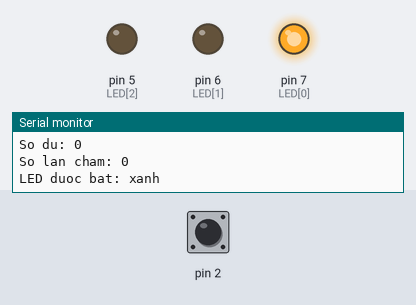
Bench run of a sketch on a simulated Arduino Uno, built with avr-gcc and run on an emulated ATmega328P. Parts: output pins drawn as LEDs (lit = HIGH), the last lines printed to the serial monitor. Dashed ring = blinking. The inputs (shaded band) are chosen by the test bench; at power-on: pin 2 HIGH.

Above: at 1.2 s.
1.3 s: pin 2 driven LOW
At 2.0 s:
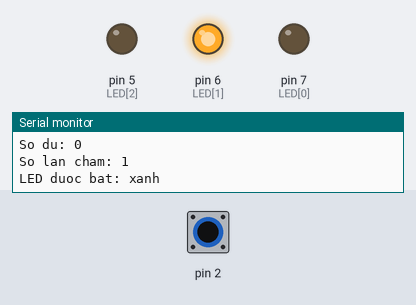
2.8 s: pin 2 pulsed HIGH 5 times (0.12 s each, 0.3 s apart)
At 3.07 s:
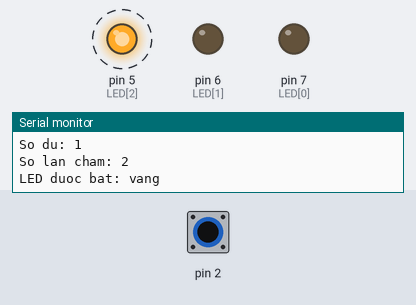
Timing chart, 0 to 5.8 s (numbered marks = the images above; inputs shaded):
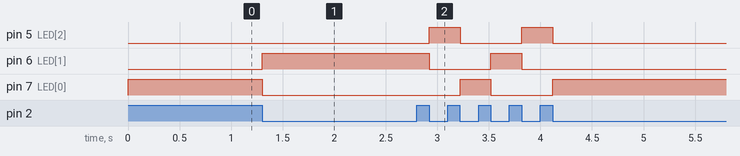

Measured:
- after the input at 1.3 s, pin 6 (LED[1]): LOW → HIGH at once; pin 7 (LED[0]): HIGH → LOW at once
- after the input at 2.8 s, pin 5 (LED[2]): alternates HIGH for 0.30 s and LOW for 0.60 s, 4 changes in all, then stays LOW, starting after 0.12 s; pin 6 (LED[1]): HIGH → LOW after 0.12 s, → HIGH 0.60 s later, → LOW 0.30 s later; pin 7 (LED[0]): LOW → HIGH after 0.42 s, → LOW 0.30 s later, → HIGH 0.60 s later

The sketch:

ND10_Pro.ino
```cpp
const byte touch = 2;
const byte LED[3] = {7, 6, 5};
volatile int dem = 0;
unsigned long lastTime = 0;
unsigned long fixedTime = 50;
const char* color;

void setup() {
  Serial.begin(9600);
  for (int i = 0; i < 3; i++) {
    pinMode(LED[i], OUTPUT);
    digitalWrite(LED[i], LOW);
  }
  attachInterrupt(0, isr, FALLING);
}

void isr() {
  if (millis() - lastTime > fixedTime) {
    dem++;
    lastTime = millis();
  }
}

void loop() {
  int R = dem % 3;
  if (R == 0) {
    digitalWrite(LED[0], HIGH);
    digitalWrite(LED[1], LOW);
    digitalWrite(LED[2], LOW);
    color = "xanh";
  }
  else if (R == 1) {
    digitalWrite(LED[0], LOW);
    digitalWrite(LED[1], HIGH);
    digitalWrite(LED[2], LOW);
    color = "vang";
  }
  else {
    digitalWrite(LED[0], LOW);
    digitalWrite(LED[1], LOW);
    digitalWrite(LED[2], HIGH);
    color = "do";
  }

  static int lastVal = -1;
  if (dem != lastVal) {
    Serial.print("So du: ");
    Serial.println(R);
    Serial.print("So lan cham: ");
    Serial.println(dem);
    Serial.print("LED duoc bat: ");
    Serial.println(color);
    lastVal = dem;
  }
}
```
